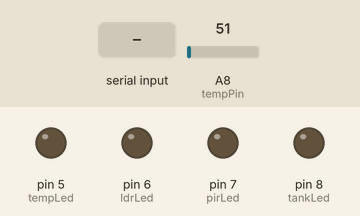
Recording of a sketch running on a simulated Arduino Mega 2560, built with avr-gcc and run on an emulated ATmega2560. On the bench: output pins drawn as LEDs (lit = HIGH). The test bench sets the inputs (shaded band); at power-on: A8 (tempPin) = 51.

Above: at 1.2 s.
1.3 s: A8 (tempPin) set to 57
At 1.7 s:
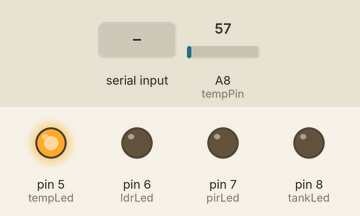
2.8 s: "2" received over Serial
At 4.0 s:
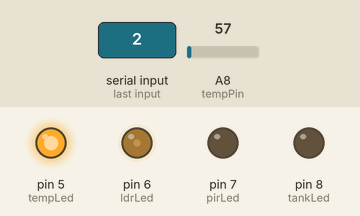
4.3 s: "3" received over Serial
At 5.2 s:
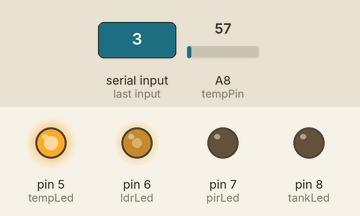
5.8 s: A8 (tempPin) set to 30
At 6.3 s:
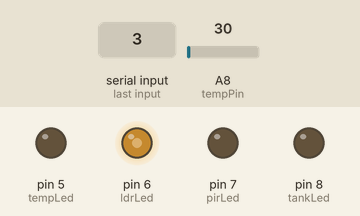
7.3 s: "4" received over Serial
At 8.5 s:
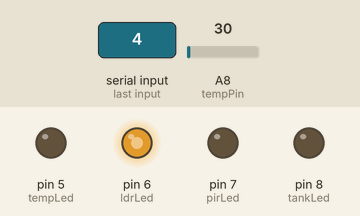
8.8 s: "5" received over Serial
At 9.8 s:
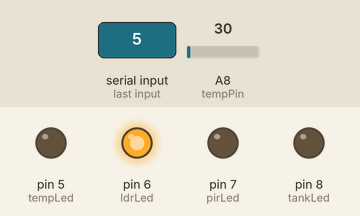
Timing chart, 0 to 11.3 s (numbered marks = the images above; inputs shaded):
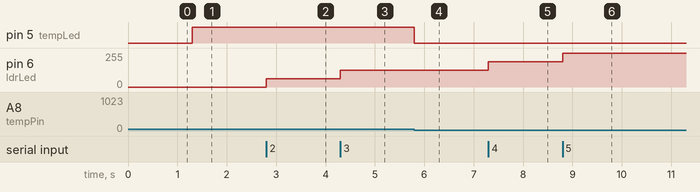

Measured:
- the behaviour switches between 51 and 52 on A8 (tempPin) (found by bisection; images 0 and 1)
- after the input at 1.3 s, pin 5 (tempLed): LOW → HIGH at once
- after the input at 2.8 s, pin 6 (ldrLed): 0/255 → 63/255 at once
- after the input at 4.3 s, pin 6 (ldrLed): 63/255 → 127/255 at once
- after the input at 5.8 s, pin 5 (tempLed): HIGH → LOW at once
- after the input at 7.3 s, pin 6 (ldrLed): 127/255 → 190/255 at once
- after the input at 8.8 s, pin 6 (ldrLed): 190/255 → 255/255 at once

The sketch:

receiver.ino
```cpp
int val;
int tempPin = A8;
int tempLed = 5;
int ldrLed = 6;
int pirLed = 7;
int tankLed = 8;
int rec;
void setup()
{
Serial.begin(38400);
pinMode(tempPin,INPUT);
pinMode(tempLed,OUTPUT);
pinMode(ldrLed,OUTPUT);
pinMode(tankLed,OUTPUT);
pinMode(pirLed,OUTPUT);
}
void loop()
{
val = analogRead(tempPin);
float mv = ( val/1024.0)*5000;
float cel = mv/10;
//float farh = (cel*9)/5 + 32;
if (Serial.available() > 0){
rec = Serial.read();
}
if (rec == '1'){
   analogWrite(ldrLed, 0);
} else if(rec == '2'){
  analogWrite(ldrLed, 63);
} else if(rec == '3'){
  analogWrite(ldrLed, 127);
} else if(rec == '4'){
  analogWrite(ldrLed, 190);
}else if(rec == '5'){
  analogWrite(ldrLed, 255);
}else if(rec == '6'){
  digitalWrite(pirLed, HIGH);
}else if(rec == '7'){
  digitalWrite(pirLed, LOW);
}else if(rec == '8'){
  digitalWrite(tankLed, HIGH);
}else if(rec == '9'){
  digitalWrite(tankLed, LOW);
}

if(cel >  25){
  digitalWrite(tempLed, 1);
}else{
  digitalWrite(tempLed, 0);
}
}
```
